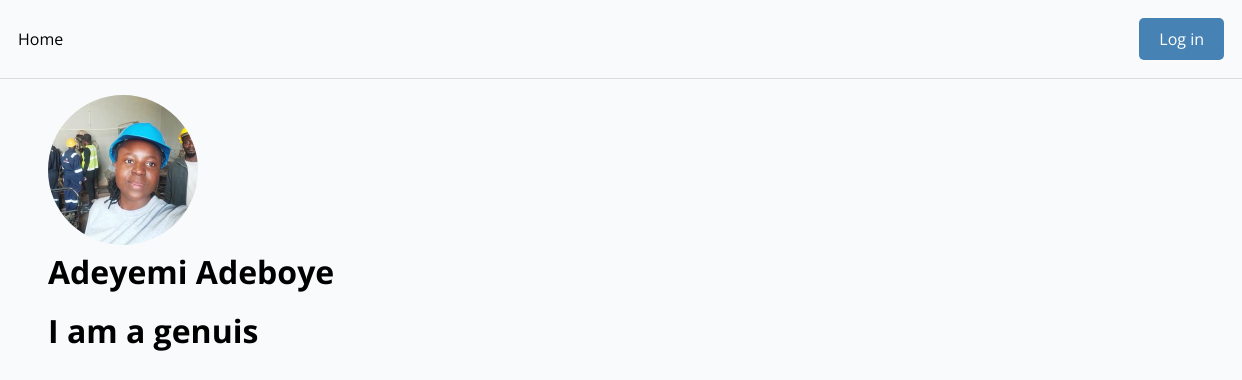
Page /user/ce2d7a98-99b5-4fdc-8080-2515faa25fd0/ on the committed database.
### base/models.py (models this page shows)
class User(AbstractUser):
    name = models.CharField(max_length=100, null=True)
    email = models.EmailField(unique=True, null=True)
    bio = models.TextField(null=True, blank=True)
    hackathon_participants = models.BooleanField(default=True, null=True)
    id = models.UUIDField(default=uuid.uuid4, unique=True, primary_key=True, editable=False)
    avatar = ResizedImageField(size=[300, 300], crop=['middle', 'center'], default='avatar.jpg')
    USERNAME_FIELD = 'email'
    REQUIRED_FIELDS = ['username']
    twitter = models.URLField(max_length=500, null=True, blank=True)
    linkedin = models.URLField(max_length=500, null=True, blank=True)
    facebook = models.URLField(max_length=500, null=True, blank=True)
    website = models.URLField(max_length=500, null=True, blank=True)
    github = models.URLField(max_length=500, null=True, blank=True)

### base/views.py (the view)
# urls.py: path('user/<str:pk>/', views.user_page, name="profile"),
def user_page(request, pk):
    user = User.objects.get(id=pk)
    context = {'user':user}
    return render(request, 'profile.html' ,context)

### templates/profile.html (shortened to what this page needs)
{% extends 'main.html' %}
{% block content %}
<div class="section">
    <img class="image-lg" src="{{user.avatar.url}}" >
    <h1>{{user.name}}</h1>
</div>
<div class="section">
    <h1>{{user.bio}}</h1>
</div>
{% endblock content %}

### static/css/main.css (style rules this page uses)
* { box-sizing: border-box; margin: 0; padding: 0; font-family: 'Open Sans'; background-color: rgb(249, 250, 251); }
.section { margin: 1em 0; }
.image-lg { height: 150px; width: 150px; object-fit: cover; border-radius: 50%; }

### rows in the picture
User: avatar (picture), name "Adeyemi Adeboye", bio "I am a genuis"
